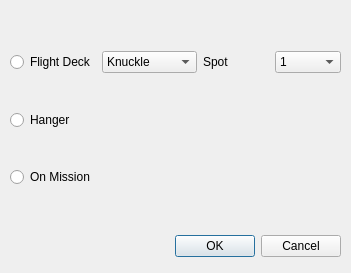
<?xml version="1.0" encoding="UTF-8"?>
<ui version="4.0">
 <class>TransferDialog</class>
 <widget class="QDialog" name="TransferDialog">
  <property name="geometry">
   <rect>
    <x>0</x>
    <y>0</y>
    <width>351</width>
    <height>273</height>
   </rect>
  </property>
  <property name="windowTitle">
   <string>Dialog</string>
  </property>
  <widget class="QDialogButtonBox" name="buttonBox">
   <property name="geometry">
    <rect>
     <x>0</x>
     <y>230</y>
     <width>341</width>
     <height>32</height>
    </rect>
   </property>
   <property name="orientation">
    <enum>Qt::Horizontal</enum>
   </property>
   <property name="standardButtons">
    <set>QDialogButtonBox::Cancel|QDialogButtonBox::Ok</set>
   </property>
  </widget>
  <widget class="QWidget" name="gridLayoutWidget">
   <property name="geometry">
    <rect>
     <x>10</x>
     <y>20</y>
     <width>331</width>
     <height>201</height>
    </rect>
   </property>
   <layout class="QGridLayout" name="gridLayout">
    <item row="1" column="0">
     <widget class="QRadioButton" name="hgButton">
      <property name="text">
       <string>Hanger</string>
      </property>
     </widget>
    </item>
    <item row="0" column="2">
     <widget class="QLabel" name="label_2">
      <property name="text">
       <string>Spot</string>
      </property>
     </widget>
    </item>
    <item row="0" column="0">
     <widget class="QRadioButton" name="fdButton">
      <property name="text">
       <string>Flight Deck</string>
      </property>
     </widget>
    </item>
    <item row="2" column="0">
     <widget class="QRadioButton" name="omButton">
      <property name="text">
       <string>On Mission</string>
      </property>
     </widget>
    </item>
    <item row="0" column="3">
     <widget class="QComboBox" name="comboBox_2">
      <item>
       <property name="text">
        <string>1</string>
       </property>
      </item>
      <item>
       <property name="text">
        <string>2</string>
       </property>
      </item>
      <item>
       <property name="text">
        <string>3</string>
       </property>
      </item>
      <item>
       <property name="text">
        <string>4</string>
       </property>
      </item>
      <item>
       <property name="text">
        <string>5</string>
       </property>
      </item>
      <item>
       <property name="text">
        <string>6</string>
       </property>
      </item>
     </widget>
    </item>
    <item row="0" column="1">
     <widget class="QComboBox" name="comboBox">
      <item>
       <property name="text">
        <string>Knuckle</string>
       </property>
      </item>
      <item>
       <property name="text">
        <string>Fly 1</string>
       </property>
      </item>
      <item>
       <property name="text">
        <string>Fly 2</string>
       </property>
      </item>
      <item>
       <property name="text">
        <string>Fly 3</string>
       </property>
      </item>
      <item>
       <property name="text">
        <string>Fly 4</string>
       </property>
      </item>
      <item>
       <property name="text">
        <string>Graveyard</string>
       </property>
      </item>
      <item>
       <property name="text">
        <string>Bridge Park</string>
       </property>
      </item>
      <item>
       <property name="text">
        <string>FlyCo Park</string>
       </property>
      </item>
      <item>
       <property name="text">
        <string>Fwd Lift</string>
       </property>
      </item>
      <item>
       <property name="text">
        <string>Aft Lift</string>
       </property>
      </item>
     </widget>
    </item>
   </layout>
  </widget>
 </widget>
 <resources/>
 <connections>
  <connection>
   <sender>buttonBox</sender>
   <signal>accepted()</signal>
   <receiver>TransferDialog</receiver>
   <slot>accept()</slot>
   <hints>
    <hint type="sourcelabel">
     <x>248</x>
     <y>254</y>
    </hint>
    <hint type="destinationlabel">
     <x>157</x>
     <y>274</y>
    </hint>
   </hints>
  </connection>
  <connection>
   <sender>buttonBox</sender>
   <signal>rejected()</signal>
   <receiver>TransferDialog</receiver>
   <slot>reject()</slot>
   <hints>
    <hint type="sourcelabel">
     <x>316</x>
     <y>260</y>
    </hint>
    <hint type="destinationlabel">
     <x>286</x>
     <y>274</y>
    </hint>
   </hints>
  </connection>
 </connections>
</ui>
